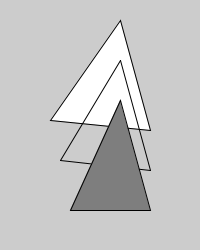
Frame 1 (no input)
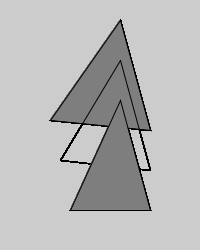
Frame 60 (the mouse pressed at the canvas centre just before this capture)
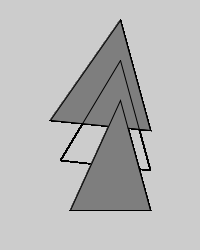
Frame 120 (the mouse held since frame 60 and released just before this capture)

The Processing sketch that drew these frames (run headless with seeded random() and noise(); from frame 60 on, the mouse is pressed at the canvas centre):

// Processing sketch: triangles
// ── triangles.pde
void setup() {
  size(200, 250);
}

void draw() {
  // 直接调用triangle绘制三角形，最上白色
  // Filled triangle 
  triangle(120, 20, 50, 120, 150, 130);

  // 第二种绘制三角形的方法，中间线框
  // Outlined triangle edge
  line(120, 60, 60, 160);

  // Outlined triangle edge
  line(60, 160, 150, 170);

  // Outlined triangle edge
  line(150, 170, 120, 60);

  // 第三种绘制三角形的方法，下方灰色
  fill(126);

  beginShape(TRIANGLES);

  vertex(120, 100);

  vertex(70, 210);

  vertex(150, 210);

  endShape();
}
